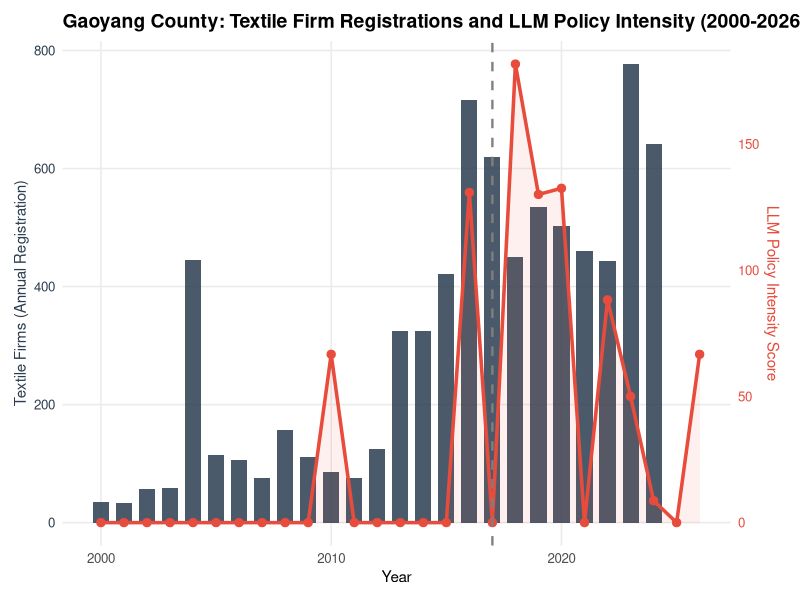
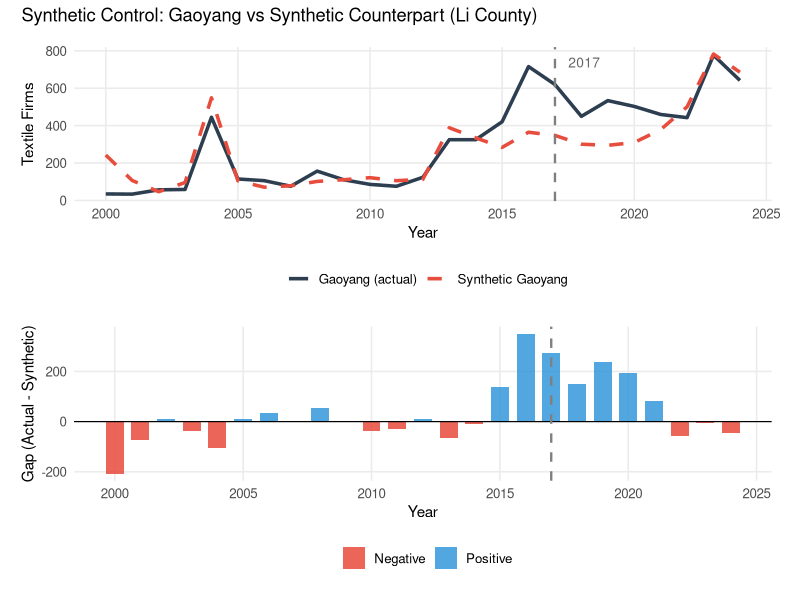
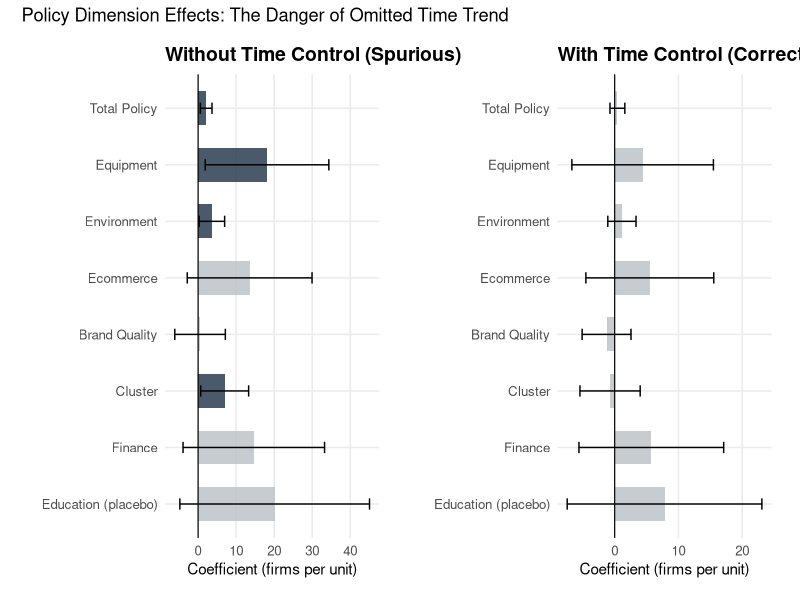
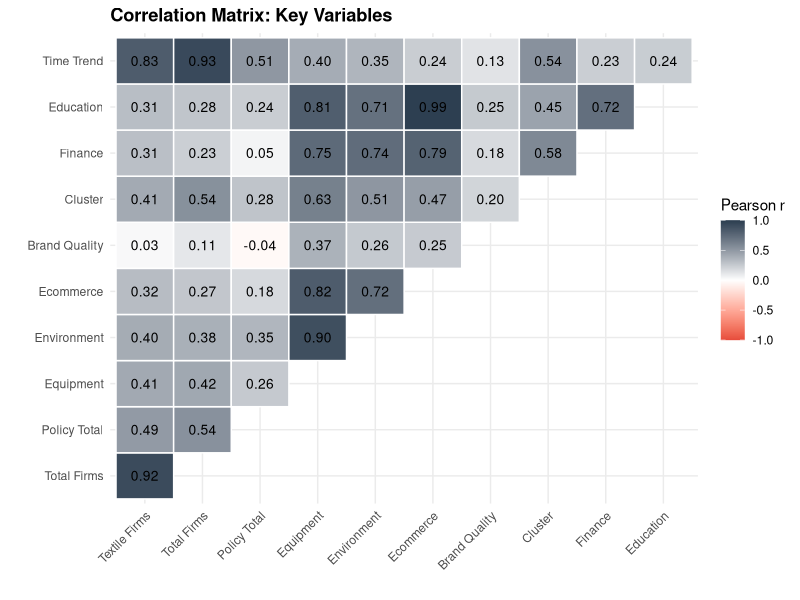
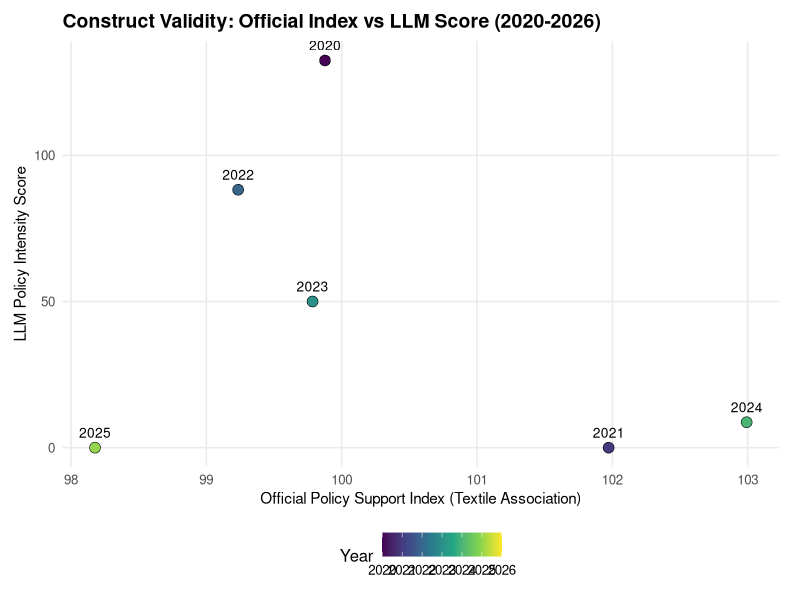
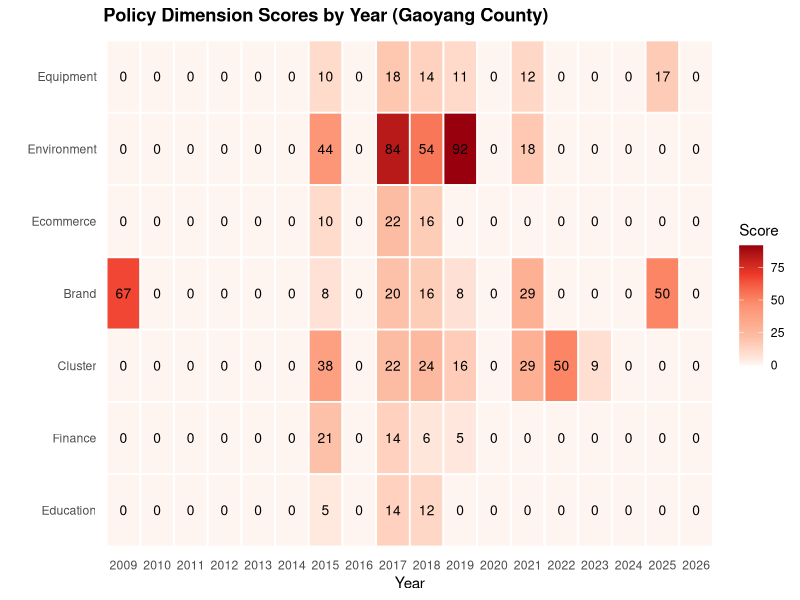
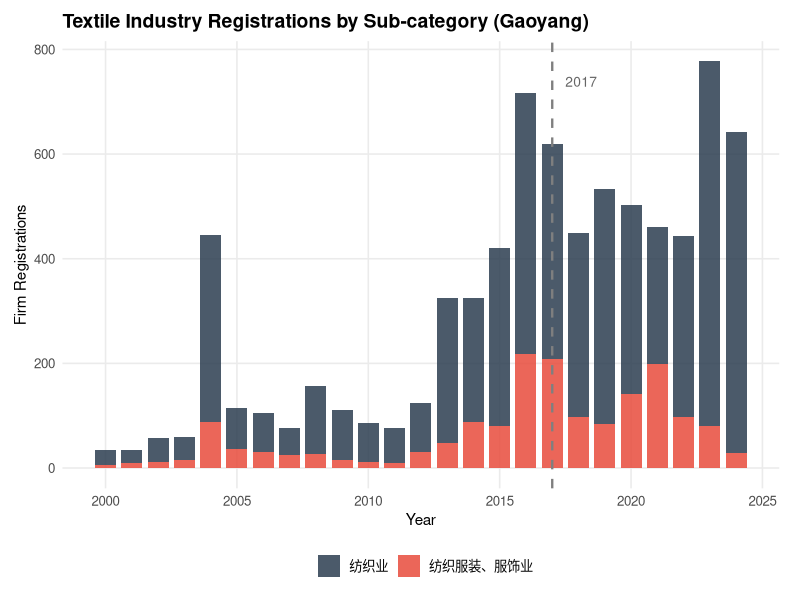
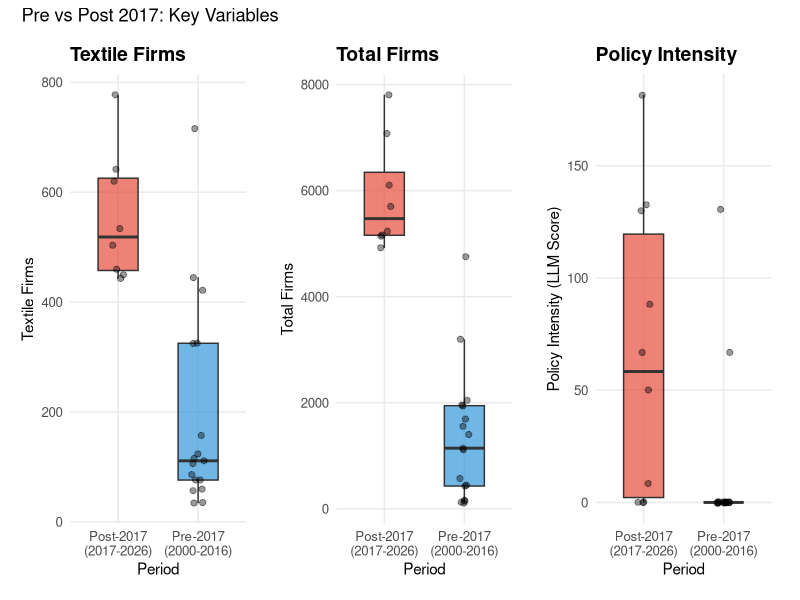

These charts were generated, in order, by the following R code:
# Paper figures: R ggplot2 publication-quality plots
.libPaths(c("C:/Users/Yver/R/library", .libPaths()))
library(ggplot2)
library(dplyr)
library(tidyr)
library(readr)
library(scales)
library(patchwork)
library(reshape2)

setwd("c:/Users/Yver/Desktop/史岩林/高阳毛巾")
dir.create("output/figures_R", showWarnings = FALSE, recursive = TRUE)

theme_paper <- theme_minimal(base_size = 12) +
  theme(
    plot.title = element_text(face = "bold", size = 14),
    axis.title = element_text(size = 11),
    legend.position = "bottom",
    panel.grid.minor = element_blank(),
    plot.margin = margin(10, 15, 10, 10)
  )

# Load data
mp <- read_csv("output/master_panel_data_v2.csv", show_col_types = FALSE)
ps <- read_csv("output/policy_scores_panel.csv", show_col_types = FALSE)
scm <- read_csv("analysis/scm_results.csv", show_col_types = FALSE)
ti <- read_csv("output/textile_indices_annual.csv", show_col_types = FALSE)
ti_sub <- read_csv("output/gaoyang_textile_registration.csv", show_col_types = FALSE)

gy_ps <- ps %>% filter(as.character(County_Code) == "130628")
m <- mp %>%
  select(Year, textile_firms) %>%
  inner_join(gy_ps %>% select(Year, policy_intensity_total), by = "Year")

# ====== Fig1: Dual-axis time series ======
cat("Fig1: Time series...\n")
coeff <- max(m$textile_firms, na.rm = TRUE) / max(m$policy_intensity_total, na.rm = TRUE)

p1 <- ggplot(m, aes(x = Year)) +
  geom_bar(aes(y = textile_firms), stat = "identity", fill = "#2c3e50", alpha = 0.85, width = 0.7) +
  geom_line(aes(y = policy_intensity_total * coeff), color = "#e74c3c", linewidth = 1.2) +
  geom_point(aes(y = policy_intensity_total * coeff), color = "#e74c3c", size = 2.5) +
  geom_area(aes(y = policy_intensity_total * coeff), fill = "#e74c3c", alpha = 0.08) +
  geom_vline(xintercept = 2017, linetype = "dashed", color = "gray50", linewidth = 0.8) +
  annotate("text", x = 2017.5, y = max(m$textile_firms) * 0.95,
           label = "2017 Environmental\nInspection", hjust = 0, size = 3.5, color = "gray40") +
  scale_y_continuous(
    name = "Textile Firms (Annual Registration)",
    sec.axis = sec_axis(~ . / coeff, name = "LLM Policy Intensity Score")
  ) +
  labs(title = "Gaoyang County: Textile Firm Registrations and LLM Policy Intensity (2000-2026)",
       x = "Year") +
  theme_paper +
  theme(axis.title.y.right = element_text(color = "#e74c3c"),
        axis.text.y.right = element_text(color = "#e74c3c"),
        axis.title.y.left = element_text(color = "#2c3e50"),
        axis.text.y.left = element_text(color = "#2c3e50"))

ggsave("output/figures_R/fig1_timeseries.png", p1, width = 10, height = 5.5, dpi = 300)

# ====== Fig2: SCM gap ======
cat("Fig2: SCM...\n")
p2a <- ggplot(scm, aes(x = Year)) +
  geom_line(aes(y = Gaoyang_actual, color = "Gaoyang (actual)"), linewidth = 1.2) +
  geom_line(aes(y = Synthetic_Gaoyang, color = "Synthetic Gaoyang"), linewidth = 1.2, linetype = "dashed") +
  geom_vline(xintercept = 2017, linetype = "dashed", color = "gray50", linewidth = 0.8) +
  annotate("text", x = 2017.5, y = max(scm$Gaoyang_actual) * 0.95,
           label = "2017", hjust = 0, size = 3.5, color = "gray40") +
  scale_color_manual(values = c("Gaoyang (actual)" = "#2c3e50", "Synthetic Gaoyang" = "#e74c3c")) +
  labs(y = "Textile Firms", color = "") +
  theme_paper

scm <- scm %>% mutate(gap_color = ifelse(Gap >= 0, "Positive", "Negative"))
p2b <- ggplot(scm, aes(x = Year, y = Gap, fill = gap_color)) +
  geom_bar(stat = "identity", alpha = 0.85, width = 0.7) +
  geom_hline(yintercept = 0, linewidth = 0.4) +
  geom_vline(xintercept = 2017, linetype = "dashed", color = "gray50", linewidth = 0.8) +
  scale_fill_manual(values = c("Positive" = "#3498db", "Negative" = "#e74c3c")) +
  labs(y = "Gap (Actual - Synthetic)", x = "Year", fill = "") +
  theme_paper

p2 <- p2a / p2b + plot_annotation(
  title = "Synthetic Control: Gaoyang vs Synthetic Counterpart (Li County)"
)
ggsave("output/figures_R/fig2_scm.png", p2, width = 10, height = 7, dpi = 300)

# ====== Fig3: Coefficient comparison ======
cat("Fig3: Coefficient comparison...\n")
dims <- c("policy_intensity_total", "equipment_index", "environment_index",
          "ecommerce_index", "brandquality_index", "cluster_index", "finance_index", "education_index")
labels <- c("Total Policy", "Equipment", "Environment", "Ecommerce",
            "Brand Quality", "Cluster", "Finance", "Education (placebo)")

m2 <- mp %>%
  select(Year, textile_firms) %>%
  inner_join(gy_ps %>% select(Year, all_of(dims)), by = "Year") %>%
  filter(Year <= 2024) %>%
  mutate(time = Year - 2000)

get_coefs <- function(data, dims, include_time) {
  results <- data.frame()
  for (i in seq_along(dims)) {
    y <- data$textile_firms
    if (include_time) {
      fit <- lm(y ~ data[[dims[i]]] + data$time)
    } else {
      fit <- lm(y ~ data[[dims[i]]])
    }
    s <- summary(fit)$coefficients
    results <- rbind(results, data.frame(
      dim = dims[i], label = labels[i],
      coef = s[2, 1], se = s[2, 2],
      ci_low = s[2, 1] - 1.96 * s[2, 2],
      ci_high = s[2, 1] + 1.96 * s[2, 2],
      significant = s[2, 4] < 0.05
    ))
  }
  results
}

coefs_no_time <- get_coefs(m2, dims, FALSE)
coefs_with_time <- get_coefs(m2, dims, TRUE)

plot_coefs <- function(df, title) {
  df$label <- factor(df$label, levels = rev(labels))
  ggplot(df, aes(x = coef, y = label, fill = ci_low > 0)) +
    geom_bar(stat = "identity", alpha = 0.85, width = 0.6) +
    geom_errorbar(aes(xmin = ci_low, xmax = ci_high), width = 0.2) +
    geom_vline(xintercept = 0, linewidth = 0.4) +
    scale_fill_manual(values = c("TRUE" = "#2c3e50", "FALSE" = "#bdc3c7"), guide = "none") +
    labs(x = "Coefficient (firms per unit)", y = "", title = title) +
    theme_paper
}

p3 <- plot_coefs(coefs_no_time, "Without Time Control (Spurious)") +
  plot_coefs(coefs_with_time, "With Time Control (Correct Specification)") +
  plot_annotation(title = "Policy Dimension Effects: The Danger of Omitted Time Trend")
ggsave("output/figures_R/fig3_model_comparison.png", p3, width = 12, height = 5.5, dpi = 300)

# ====== Fig4: Correlation heatmap ======
cat("Fig4: Correlation heatmap...\n")
corr_cols <- c("textile_firms", "total_firms", "policy_intensity_total",
               "equipment_index", "environment_index", "ecommerce_index",
               "brandquality_index", "cluster_index", "finance_index", "education_index", "time")
corr_labels <- c("Textile Firms", "Total Firms", "Policy Total", "Equipment", "Environment",
                 "Ecommerce", "Brand Quality", "Cluster", "Finance", "Education", "Time Trend")

m3 <- mp %>%
  select(Year, textile_firms, total_firms) %>%
  inner_join(gy_ps %>% select(Year, all_of(setdiff(corr_cols, c("textile_firms", "total_firms", "time")))), by = "Year") %>%
  mutate(time = Year - 2000) %>%
  select(all_of(corr_cols))

corr_mat <- cor(m3, use = "complete.obs")
corr_melt <- melt(corr_mat)
corr_melt <- corr_melt %>%
  mutate(Var1 = factor(Var1, levels = corr_cols, labels = corr_labels),
         Var2 = factor(Var2, levels = corr_cols, labels = corr_labels))

corr_melt_upper <- corr_melt %>%
  filter(as.numeric(Var1) < as.numeric(Var2))

p4 <- ggplot(corr_melt_upper, aes(x = Var1, y = Var2, fill = value)) +
  geom_tile(color = "white", linewidth = 0.5) +
  geom_text(aes(label = sprintf("%.2f", value)), size = 3.5) +
  scale_fill_gradient2(low = "#e74c3c", mid = "white", high = "#2c3e50",
                       midpoint = 0, limits = c(-1, 1), name = "Pearson r") +
  labs(title = "Correlation Matrix: Key Variables", x = "", y = "") +
  theme_minimal(base_size = 11) +
  theme(axis.text.x = element_text(angle = 45, hjust = 1),
        plot.title = element_text(face = "bold"))

ggsave("output/figures_R/fig4_correlation_heatmap.png", p4, width = 9, height = 7, dpi = 300)

# ====== Fig5: Construct validity scatter ======
cat("Fig5: Construct validity...\n")
m5 <- ti %>%
  select(Year, index_policy_support) %>%
  inner_join(gy_ps %>% select(Year, policy_intensity_total), by = "Year")
corr_val <- cor(m5$index_policy_support, m5$policy_intensity_total)

p5 <- ggplot(m5, aes(x = index_policy_support, y = policy_intensity_total, label = Year)) +
  geom_point(aes(fill = Year), size = 3.5, shape = 21, stroke = 0.3) +
  geom_text(vjust = -1, hjust = 0.5, size = 3.5) +
  scale_fill_viridis_c() +
  annotate("text", x = min(m5$index_policy_support) + 0.2,
           y = max(m5$policy_intensity_total) * 0.9,
           label = sprintf("r = %.3f (n = %d)", corr_val, nrow(m5)),
           size = 5, hjust = 0) +
  labs(x = "Official Policy Support Index (Textile Association)",
       y = "LLM Policy Intensity Score",
       title = "Construct Validity: Official Index vs LLM Score (2020-2026)") +
  theme_paper

ggsave("output/figures_R/fig5_construct_validity.png", p5, width = 7.5, height = 5.5, dpi = 300)

# ====== Fig6: Policy heatmap ======
cat("Fig6: Policy heatmap...\n")
dims_6 <- c("equipment_index", "environment_index", "ecommerce_index",
            "brandquality_index", "cluster_index", "finance_index", "education_index")
labels_6 <- c("Equipment", "Environment", "Ecommerce", "Brand", "Cluster", "Finance", "Education")

heatmap_df <- gy_ps %>%
  select(Year, all_of(dims_6)) %>%
  filter(Year >= 2009) %>%
  pivot_longer(-Year, names_to = "Dimension", values_to = "Score") %>%
  mutate(Dimension = factor(Dimension, levels = rev(dims_6), labels = rev(labels_6)))

p6 <- ggplot(heatmap_df, aes(x = factor(Year), y = Dimension, fill = Score)) +
  geom_tile(color = "white", linewidth = 0.6) +
  geom_text(aes(label = sprintf("%.0f", Score)), size = 3.5) +
  scale_fill_gradientn(colors = c("#fff5f0", "#fcbba1", "#fc9272", "#ef3b2d", "#99000d"),
                       name = "Score") +
  labs(x = "Year", y = "", title = "Policy Dimension Scores by Year (Gaoyang County)") +
  theme_minimal(base_size = 11) +
  theme(plot.title = element_text(face = "bold"),
        panel.grid = element_blank())

ggsave("output/figures_R/fig6_policy_heatmap.png", p6, width = 11, height = 4.5, dpi = 300)

# ====== Fig7: Textile subindustry ======
cat("Fig7: Textile subindustry...\n")
pivot_sub <- ti_sub %>%
  filter(Year >= 2000) %>%
  pivot_wider(names_from = industry_level2, values_from = firm_count, values_fill = 0) %>%
  pivot_longer(-Year, names_to = "Industry", values_to = "Firms")

p7 <- ggplot(pivot_sub, aes(x = Year, y = Firms, fill = Industry)) +
  geom_bar(stat = "identity", alpha = 0.85, width = 0.8) +
  geom_vline(xintercept = 2017, linetype = "dashed", color = "gray50", linewidth = 0.8) +
  annotate("text", x = 2017.5, y = max(pivot_sub %>% group_by(Year) %>% summarise(s = sum(Firms)) %>% pull(s)) * 0.95,
           label = "2017", hjust = 0, size = 3.5, color = "gray40") +
  scale_fill_manual(values = c("#2c3e50", "#e74c3c")) +
  labs(x = "Year", y = "Firm Registrations",
       title = "Textile Industry Registrations by Sub-category (Gaoyang)",
       fill = "") +
  theme_paper

ggsave("output/figures_R/fig7_textile_subindustry.png", p7, width = 10, height = 5.5, dpi = 300)

# ====== Fig8: Pre vs Post 2017 boxplot ======
cat("Fig8: Pre vs Post boxplot...\n")
m8 <- mp %>%
  select(Year, textile_firms, total_firms) %>%
  inner_join(gy_ps %>% select(Year, policy_intensity_total), by = "Year") %>%
  mutate(Period = ifelse(Year < 2017, "Pre-2017\n(2000-2016)", "Post-2017\n(2017-2026)"))

plot_box <- function(data, var, ylab, title) {
  ggplot(data, aes(x = Period, y = .data[[var]], fill = Period)) +
    geom_boxplot(alpha = 0.7, width = 0.5, outlier.shape = NA) +
    geom_jitter(width = 0.08, alpha = 0.4, size = 1.8) +
    scale_fill_manual(values = c("Pre-2017\n(2000-2016)" = "#3498db", "Post-2017\n(2017-2026)" = "#e74c3c"), guide = "none") +
    labs(y = ylab, title = title) +
    theme_paper
}

p8a <- plot_box(m8, "textile_firms", "Textile Firms", "Textile Firms")
p8b <- plot_box(m8, "total_firms", "Total Firms", "Total Firms")
p8c <- plot_box(m8, "policy_intensity_total", "Policy Intensity (LLM Score)", "Policy Intensity")

p8 <- p8a + p8b + p8c + plot_annotation(title = "Pre vs Post 2017: Key Variables")
ggsave("output/figures_R/fig8_pre_post_boxplot.png", p8, width = 12, height = 4.5, dpi = 300)

cat("\nAll 8 R figures saved to output/figures_R/\n")
